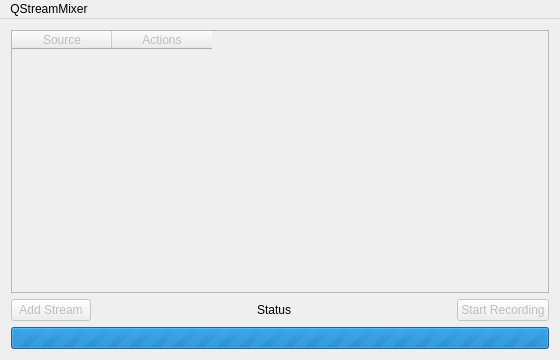
<?xml version="1.0" encoding="UTF-8"?>
<ui version="4.0">
 <class>MainWindow</class>
 <widget class="QMainWindow" name="MainWindow">
  <property name="geometry">
   <rect>
    <x>0</x>
    <y>0</y>
    <width>560</width>
    <height>360</height>
   </rect>
  </property>
  <property name="minimumSize">
   <size>
    <width>560</width>
    <height>360</height>
   </size>
  </property>
  <property name="windowTitle">
   <string>QStreamMixer</string>
  </property>
  <widget class="QWidget" name="centralWidget">
   <layout class="QVBoxLayout" name="verticalLayout">
    <item>
     <widget class="QTableWidget" name="tableWidget">
      <property name="enabled">
       <bool>false</bool>
      </property>
      <column>
       <property name="text">
        <string>Source</string>
       </property>
      </column>
      <column>
       <property name="text">
        <string>Actions</string>
       </property>
      </column>
     </widget>
    </item>
    <item>
     <layout class="QHBoxLayout" name="horizontalLayout">
      <item>
       <widget class="QPushButton" name="addStream">
        <property name="enabled">
         <bool>false</bool>
        </property>
        <property name="text">
         <string>Add Stream</string>
        </property>
       </widget>
      </item>
      <item>
       <widget class="QLabel" name="status">
        <property name="sizePolicy">
         <sizepolicy hsizetype="Expanding" vsizetype="Preferred">
          <horstretch>0</horstretch>
          <verstretch>0</verstretch>
         </sizepolicy>
        </property>
        <property name="text">
         <string>Status</string>
        </property>
        <property name="alignment">
         <set>Qt::AlignCenter</set>
        </property>
       </widget>
      </item>
      <item>
       <widget class="QPushButton" name="startRecording">
        <property name="enabled">
         <bool>false</bool>
        </property>
        <property name="text">
         <string>Start Recording</string>
        </property>
       </widget>
      </item>
     </layout>
    </item>
    <item>
     <widget class="QProgressBar" name="progressBar">
      <property name="maximum">
       <number>0</number>
      </property>
      <property name="value">
       <number>0</number>
      </property>
     </widget>
    </item>
   </layout>
  </widget>
  <widget class="QMenuBar" name="menuBar">
   <property name="geometry">
    <rect>
     <x>0</x>
     <y>0</y>
     <width>560</width>
     <height>25</height>
    </rect>
   </property>
   <widget class="QMenu" name="menuQStreamMixer">
    <property name="title">
     <string>QStreamMixer</string>
    </property>
    <addaction name="actionRefresh"/>
    <addaction name="actionPreferences"/>
    <addaction name="separator"/>
    <addaction name="actionQuit"/>
   </widget>
   <addaction name="menuQStreamMixer"/>
  </widget>
  <action name="actionRefresh">
   <property name="text">
    <string>Refresh</string>
   </property>
  </action>
  <action name="actionPreferences">
   <property name="text">
    <string>Preferences</string>
   </property>
  </action>
  <action name="actionQuit">
   <property name="text">
    <string>Quit</string>
   </property>
  </action>
 </widget>
 <layoutdefault spacing="6" margin="11"/>
 <resources/>
 <connections>
  <connection>
   <sender>actionQuit</sender>
   <signal>triggered()</signal>
   <receiver>MainWindow</receiver>
   <slot>close()</slot>
   <hints>
    <hint type="sourcelabel">
     <x>-1</x>
     <y>-1</y>
    </hint>
    <hint type="destinationlabel">
     <x>279</x>
     <y>179</y>
    </hint>
   </hints>
  </connection>
 </connections>
</ui>
